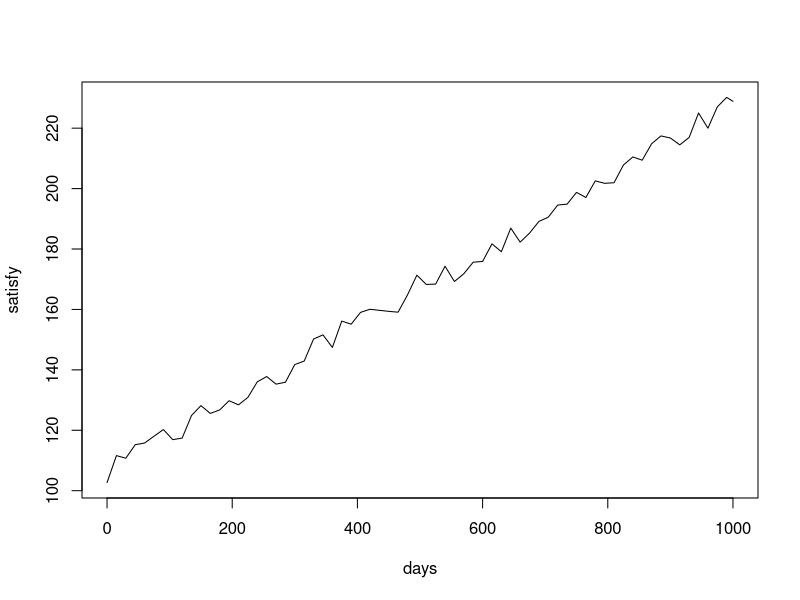
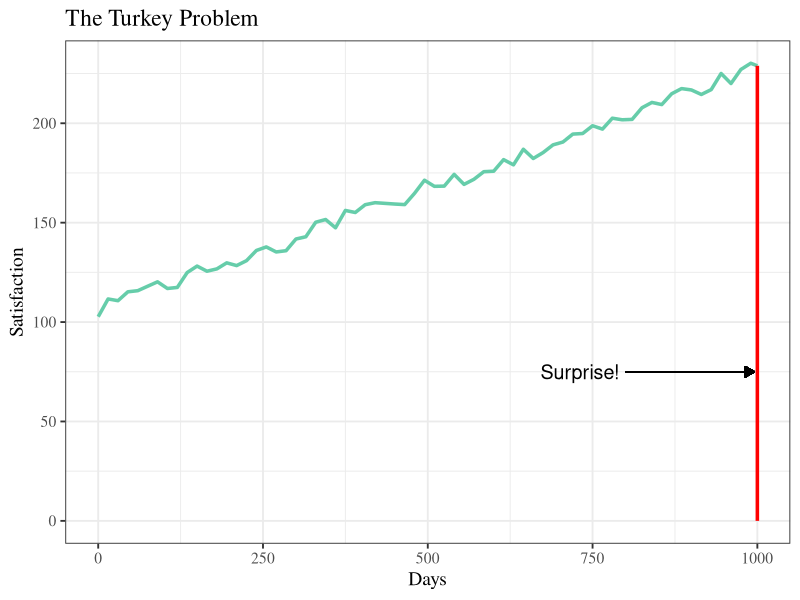

Source code (R) for these figures, in order:
## Turkey Problem
library(tidyverse)

days <- c(seq(0, 1000, 15), 1000)
noise <- runif(length(days)) * 10
satisfy <- seq(100, 225, length.out = length(days)) + noise
plot(satisfy ~ days, type = "l")

thanksgiving <- bind_cols(days = c(1000, 1000),
                          satisfaction = c(last(satisfy), 0))
turkey <- bind_cols(days = days,
                    satisfaction = satisfy)

turkey %>%
  ggplot(aes(days, satisfaction)) +
  geom_line(col = 'aquamarine3',
            lwd = 1.2) +
  geom_line(data = thanksgiving,
            aes(days, satisfaction),
            col = 'red',
            lwd = 1.2) +
  theme_bw(14, "serif") +
  labs(title = "The Turkey Problem",
       x = "Days",
       y = "Satisfaction") +
  geom_segment(
    x = 800,
    xend = 995,
    y = 75,
    yend = 75,
    arrow = arrow(length = unit(0.1, "inches"),
                  type = "closed")
  ) +
  annotate(
    geom = "text",
    label = "Surprise!",
    x = 730,
    y = 75,
    size = 5
  )
